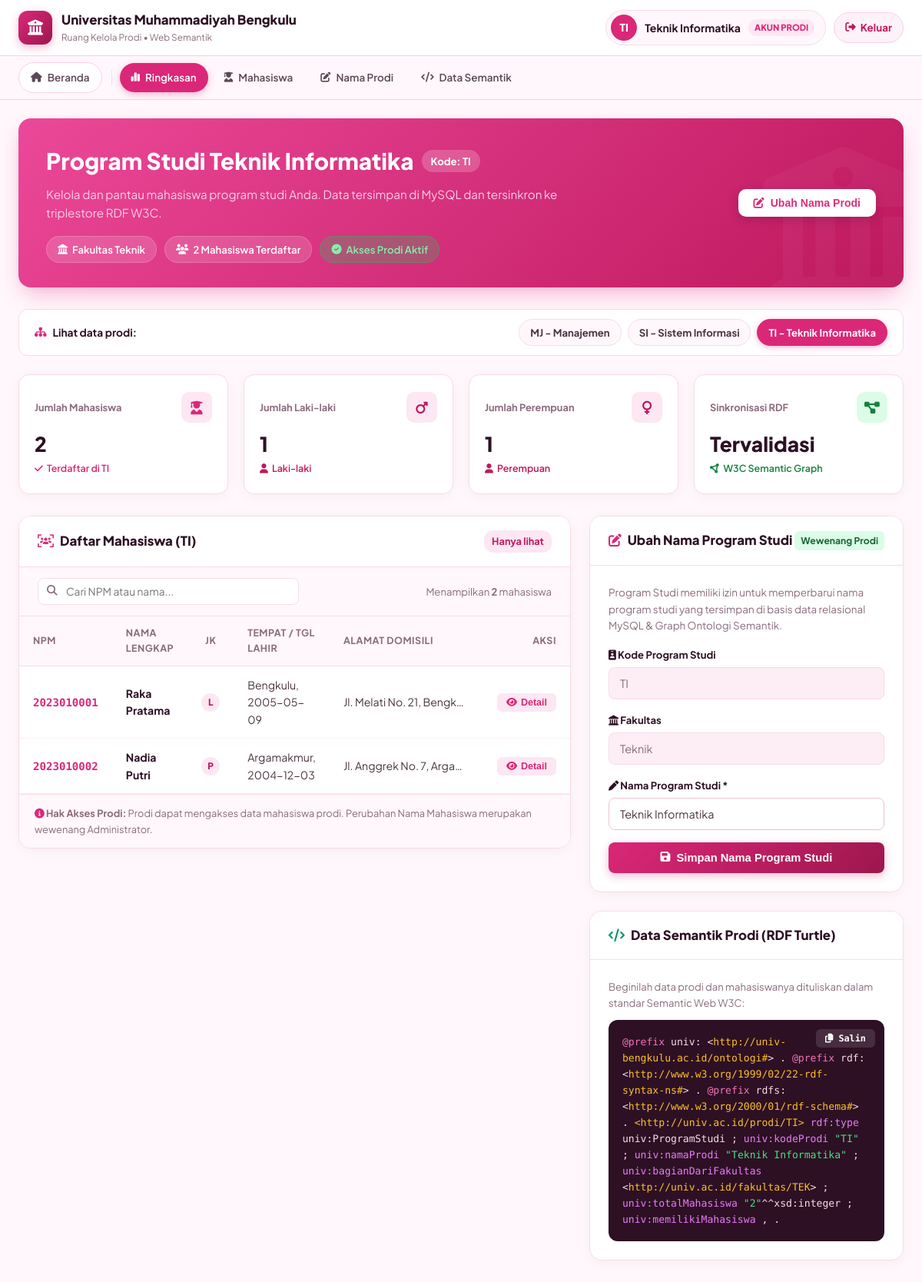
/dashboard_prodi.php (signed in), run on the app's committed database.
### tables this page shows
CREATE TABLE `program_studi` (
  `kode_prodi` varchar(10) NOT NULL,
  `nama_prodi` varchar(100) NOT NULL,
  `kode_fakultas` varchar(10) NOT NULL,
  `password` varchar(255) NOT NULL DEFAULT 'prodi123',
  PRIMARY KEY (`kode_prodi`),
  KEY `fk_prodi_fakultas` (`kode_fakultas`),
  CONSTRAINT `fk_prodi_fakultas` FOREIGN KEY (`kode_fakultas`) REFERENCES `fakultas` (`kode_fakultas`) ON UPDATE CASCADE
);

CREATE TABLE `fakultas` (
  `kode_fakultas` varchar(10) NOT NULL,
  `nama_fakultas` varchar(100) NOT NULL,
  `kode_universitas` varchar(10) NOT NULL,
  PRIMARY KEY (`kode_fakultas`)
);

CREATE TABLE `mahasiswa` (
  `npm` varchar(15) NOT NULL,
  `nama_mahasiswa` varchar(100) NOT NULL,
  `jenis_kelamin` enum('L','P') NOT NULL,
  `tempat_lahir` varchar(50) NOT NULL,
  `tanggal_lahir` date NOT NULL,
  `tanggal_masuk` date NOT NULL,
  `alamat` varchar(255) NOT NULL,
  `password` varchar(255) NOT NULL,
  `kode_prodi` varchar(10) NOT NULL,
  PRIMARY KEY (`npm`),
  KEY `fk_mahasiswa_prodi` (`kode_prodi`),
  CONSTRAINT `fk_mahasiswa_prodi` FOREIGN KEY (`kode_prodi`) REFERENCES `program_studi` (`kode_prodi`) ON UPDATE CASCADE
);

### dashboard_prodi.php (the view, shortened to what the rows shown need)
<?php
$koneksi = null;
$current_kode_prodi = $_SESSION['user']['kode_prodi'] ?? 'TI';
$prodi_info = null;
if ($koneksi && !mysqli_connect_errno()) {
    $safe_p = mysqli_real_escape_string($koneksi, $current_kode_prodi);
    $qp = mysqli_query($koneksi, "
        SELECT p.*, f.nama_fakultas, f.kode_universitas
        FROM program_studi p
        LEFT JOIN fakultas f ON p.kode_fakultas = f.kode_fakultas
        WHERE p.kode_prodi = '$safe_p'
        LIMIT 1
    ");
    if ($qp && mysqli_num_rows($qp) > 0) {
        $prodi_info = mysqli_fetch_assoc($qp);
    }
}
$nama_prodi_aktif = $prodi_info['nama_prodi'];
$fakultas_aktif   = $prodi_info['nama_fakultas'] ?? 'Teknik';
$mahasiswa_prodi = [];
if ($koneksi && !mysqli_connect_errno()) {
    $safe_p = mysqli_real_escape_string($koneksi, $current_kode_prodi);
    $qm = mysqli_query($koneksi, "
        SELECT m.*, p.nama_prodi, f.nama_fakultas
        FROM mahasiswa m
        LEFT JOIN program_studi p ON m.kode_prodi = p.kode_prodi
        LEFT JOIN fakultas f ON p.kode_fakultas = f.kode_fakultas
        WHERE m.kode_prodi = '$safe_p'
        ORDER BY m.npm ASC
    ");
    if ($qm) {
        while ($row = mysqli_fetch_assoc($qm)) {
            $mahasiswa_prodi[] = $row;
        }
    }
}
$total_mhs_prodi = count($mahasiswa_prodi);
$all_prodi_list = [];
if ($koneksi && !mysqli_connect_errno()) {
    $q_all_p = mysqli_query($koneksi, "SELECT * FROM program_studi ORDER BY kode_prodi ASC");
    if ($q_all_p) {
        while ($ap = mysqli_fetch_assoc($q_all_p)) {
            $all_prodi_list[] = $ap;
        }
    }
}
?>
<!DOCTYPE html>
<html lang="id">
<head>
    <link rel="stylesheet" href="https://cdnjs.cloudflare.com/ajax/libs/font-awesome/6.5.1/css/all.min.css">
</head>
<body>
    <header class="dash-nav">
        <div class="container dash-nav-inner">
            <div class="nav-user">
                <div class="user-pill">
                    <div class="avatar-circle"><?= htmlspecialchars(substr($current_kode_prodi, 0, 2)) ?></div>
                    <span style="font-size: 0.88rem; font-weight: 700; color: var(--text-heading);"><?= htmlspecialchars($nama_prodi_aktif) ?></span>
                    <span class="badge-role-prodi">AKUN PRODI</span>
                </div>
            </div>
        </div>
    </header>
    <main class="container">
        <section class="dash-hero">
            <div class="dash-hero-text">
                <h1>
                    <span>Program Studi <?= htmlspecialchars($nama_prodi_aktif) ?></span>
                    <span style="font-size: 0.82rem; background: rgba(255,255,255,0.2); padding: 4px 12px; border-radius: 20px; font-weight: 700;">
                        Kode: <?= htmlspecialchars($current_kode_prodi) ?>
                    </span>
                </h1>
                <div class="meta-tags">
                    <span class="tag-pill"><i class="fa-solid fa-landmark"></i> Fakultas <?= htmlspecialchars($fakultas_aktif) ?></span>
                    <span class="tag-pill"><i class="fa-solid fa-users"></i> <?= $total_mhs_prodi ?> Mahasiswa Terdaftar</span>
                    <span class="tag-pill" style="background: rgba(34, 197, 94, 0.25); color: #86efac; border-color: rgba(34, 197, 94, 0.4);">
                        <i class="fa-solid fa-circle-check"></i> Akses Prodi Aktif
                    </span>
                </div>
            </div>
        </section>
        <div class="prodi-switch-bar">
            <div class="prodi-pills">
                <?php foreach ($all_prodi_list as $pl): ?>
                    <a href="dashboard_prodi.php?p=<?= urlencode($pl['kode_prodi']) ?>" class="prodi-pill-btn <?= ($current_kode_prodi === $pl['kode_prodi']) ? 'active' : '' ?>">
                        <strong><?= htmlspecialchars($pl['kode_prodi']) ?></strong> - <?= htmlspecialchars($pl['nama_prodi']) ?>
                    </a>
                <?php endforeach; ?>
            </div>
        </div>
        <section class="dash-content-grid">
            <div>
                <div class="panel-card" id="data-mahasiswa">
                    <div class="table-responsive">
                        <table class="simple-table" id="tableMhsProdi">
                            <thead>
                                <tr>
                                    <th>NPM</th>
                                    <th>Nama Lengkap</th>
                                    <th style="text-align: center;">JK</th>
                                    <th>Tempat / Tgl Lahir</th>
                                    <th>Alamat Domisili</th>
                                    <th style="text-align: right;">Aksi</th>
                                </tr>
                            </thead>
                            <tbody>
                                <?php if (empty($mahasiswa_prodi)): ?>
                                    <tr>
                                        <td colspan="6" style="text-align: center; padding: 30px; color: var(--text-muted);">
                                            <i class="fa-solid fa-folder-open" style="font-size: 2rem; display: block; margin-bottom: 8px;"></i>
                                            Belum ada mahasiswa terdaftar pada Program Studi <?= htmlspecialchars($current_kode_prodi) ?>.
                                        </td>
                                    </tr>
                                <?php else: ?>
                                    <?php foreach ($mahasiswa_prodi as $m): ?>
                                        <tr data-npm="<?= htmlspecialchars($m['npm']) ?>"
                                            data-nama="<?= htmlspecialchars($m['nama_mahasiswa']) ?>"
                                            data-jk="<?= htmlspecialchars($m['jenis_kelamin']) ?>"
                                            data-tempat="<?= htmlspecialchars($m['tempat_lahir'] ?? '-') ?>"
                                            data-tgllahir="<?= htmlspecialchars($m['tanggal_lahir'] ?? '-') ?>"
                                            data-tglmasuk="<?= htmlspecialchars($m['tanggal_masuk'] ?? '-') ?>"
                                            data-alamat="<?= htmlspecialchars($m['alamat'] ?? '-') ?>"
                                            data-prodi="<?= htmlspecialchars($nama_prodi_aktif) ?>">
                                            <td>
                                                <strong style="font-family: 'Fira Code', monospace; color: var(--primary);">
                                                    <?= htmlspecialchars($m['npm']) ?>
                                                </strong>
                                            </td>
                                            <td>
                                                <strong style="color: var(--text-heading);"><?= htmlspecialchars($m['nama_mahasiswa']) ?></strong>
                                            </td>
                                            <td style="text-align: center;">
                                                <span class="badge-gender <?= ($m['jenis_kelamin'] === 'L') ? 'badge-gender-l' : 'badge-gender-p' ?>" title="<?= ($m['jenis_kelamin'] === 'L') ? 'Laki-laki' : 'Perempuan' ?>">
                                                    <?= htmlspecialchars($m['jenis_kelamin']) ?>
                                                </span>
                                            </td>
                                            <td><?= htmlspecialchars(($m['tempat_lahir'] ?? 'Bengkulu') . ', ' . ($m['tanggal_lahir'] ?? '-')) ?></td>
                                            <td style="max-width: 200px; white-space: nowrap; overflow: hidden; text-overflow: ellipsis;"><?= htmlspecialchars($m['alamat'] ?? '-') ?></td>
                                            <td style="text-align: right;">
                                                <button type="button" class="btn-view-mhs" onclick="openDetailMhs(this.closest('tr'))">
                                                    <i class="fa-solid fa-eye"></i> Detail
                                                </button>
                                            </td>
                                        </tr>
                                    <?php endforeach; ?>
                                <?php endif; ?>
                            </tbody>
                        </table>
                    </div>
                </div>
            </div>
            <div>
                <div class="panel-card" id="ubah-prodi">
                    <div class="panel-body">
                        <form action="dashboard_prodi.php?p=<?= urlencode($current_kode_prodi) ?>" method="POST">
                            <div class="form-group-prodi">
                                <label><i class="fa-solid fa-landmark"></i> Fakultas</label>
                                <input type="text" class="form-control-prodi" value="<?= htmlspecialchars($fakultas_aktif) ?>" disabled readonly>
                            </div>
                            <div class="form-group-prodi">
                                <label><i class="fa-solid fa-pen"></i> Nama Program Studi *</label>
                                <input type="text" name="nama_prodi" class="form-control-prodi" value="<?= htmlspecialchars($nama_prodi_aktif) ?>" placeholder="Contoh: Teknik Informatika" required>
                            </div>
                        </form>
                    </div>
                </div>
                <div class="panel-card" id="rdf">
                    <div class="panel-body">
                        <div class="rdf-code-box" id="rdfProdiCode">
                            <button type="button" class="btn-copy-rdf" onclick="copyRDFProdi('rdfProdiCode')">
                                <i class="fa-solid fa-copy"></i> Salin
                            </button>
<span class="rdf-keyword">@prefix</span> univ: &lt;<span class="rdf-uri">http://univ-bengkulu.ac.id/ontologi#</span>&gt; .
<span class="rdf-keyword">@prefix</span> rdf:  &lt;<span class="rdf-uri">http://www.w3.org/1999/02/22-rdf-syntax-ns#</span>&gt; .
<span class="rdf-keyword">@prefix</span> rdfs: &lt;<span class="rdf-uri">http://www.w3.org/2000/01/rdf-schema#</span>&gt; .
<span class="rdf-uri">&lt;http://univ.ac.id/prodi/<?= urlencode($current_kode_prodi) ?>&gt;</span>
    <span class="rdf-predicate">rdf:type</span> univ:ProgramStudi ;
    <span class="rdf-predicate">univ:kodeProdi</span> <span class="rdf-literal">"<?= htmlspecialchars($current_kode_prodi) ?>"</span> ;
    <span class="rdf-predicate">univ:namaProdi</span> <span class="rdf-literal">"<?= htmlspecialchars($nama_prodi_aktif) ?>"</span> ;
    <span class="rdf-predicate">univ:bagianDariFakultas</span> &lt;<span class="rdf-uri">http://univ.ac.id/fakultas/<?= urlencode($prodi_info['kode_fakultas'] ?? 'TEK') ?></span>&gt; ;
    <span class="rdf-predicate">univ:totalMahasiswa</span> <span class="rdf-literal">"<?= $total_mhs_prodi ?>"</span>^^xsd:integer ;
    <span class="rdf-predicate">univ:memilikiMahasiswa</span>
<?php
$uris = [];
foreach ($mahasiswa_prodi as $m) {
    $uris[] = '        <http://univ.ac.id/mhs/' . urlencode($m['npm']) . '>';
}
echo !empty($uris) ? implode(" ,\n", $uris) . " ." : "        univ:None .";
?>
                        </div>
                    </div>
                </div>
            </div>
        </section>
    </main>
</body>
</html>

### data on the page
program_studi: nama_prodi "Teknik Informatika", kode_fakultas.nama_fakultas "Teknik", kode_prodi "TI", kode_fakultas "TEK"
program_studi: kode_prodi "MJ", nama_prodi "Manajemen"
program_studi: kode_prodi "SI", nama_prodi "Sistem Informasi"
mahasiswa: npm "2023010001", nama_mahasiswa "Raka Pratama", jenis_kelamin "L", tempat_lahir+tanggal_lahir "Bengkulu, 2005-05-09", alamat "Jl. Melati No. 21, Bengk…"
mahasiswa: npm "2023010002", nama_mahasiswa "Nadia Putri", jenis_kelamin "P", tempat_lahir+tanggal_lahir "Argamakmur, 2004-12-03", alamat "Jl. Anggrek No. 7, Arga…"

### other printed values
substr($current_kode_prodi, 0, 2) "TI"
$current_kode_prodi "TI"
$total_mhs_prodi "2"
$total_mhs_l "1"
$total_mhs_p "1"
implode(" ,\n", $uris) ","
